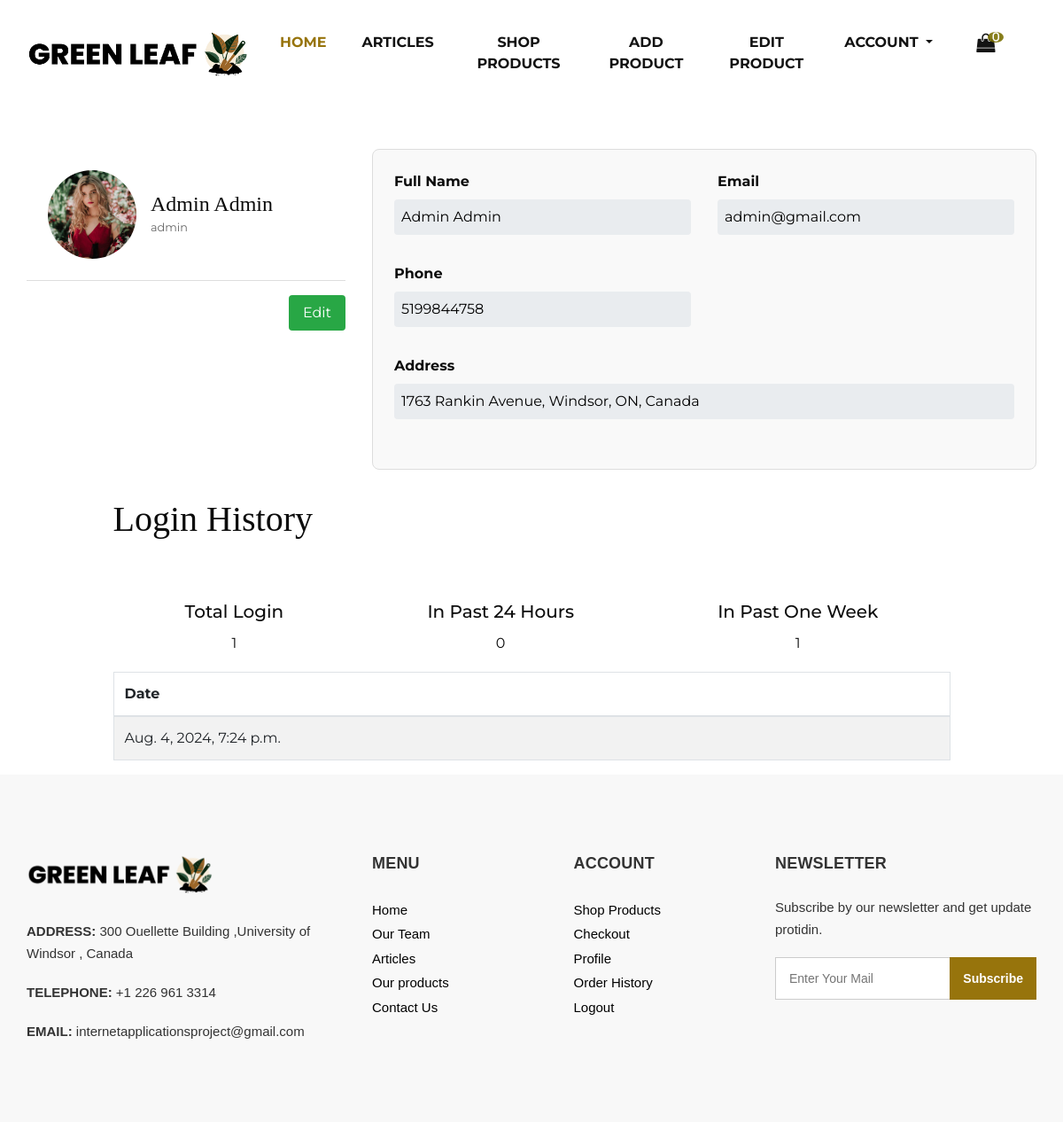
Screenshot of /profile/ (signed in) with the database file from the repository.
### GreenWebsite/models.py (models this page shows, shortened)
class UserProfile(models.Model):
    user = models.OneToOneField(User, related_name='userprofile', on_delete=models.CASCADE)
    image = models.ImageField(default='profile_img/default.png', blank=True, null=True, upload_to='profile_img/')
    address_line1 = models.CharField(max_length=100)
    address_line2 = models.CharField(max_length=100, blank=True, null=True)
    phone_number = models.CharField(max_length=10)
    city = models.CharField(max_length=20)
    province = models.CharField(max_length=20)
    country = models.CharField(max_length=15)
    zip_code = models.CharField(max_length=7)
    last_visit = models.DateTimeField(null=True, blank=True)
    def __str__(self):
        return self.user.username
    def get_cart_count(self):
        total_quantity = CartItem.objects.filter(
            cart__is_paid=False, cart__user=self.user
        ).aggregate(
            total_quantity=Sum('quantity')
        )['total_quantity'] or 0
        print("total_quantity", total_quantity)
        return total_quantity

class UserSession(models.Model):
    user = models.ForeignKey(User, on_delete=models.CASCADE)
    session_key = models.CharField(max_length=60)
    created_at = models.DateTimeField(auto_now_add=True)

### GreenWebsite/views.py (the view)
# urls.py: path('profile/',profile,name='profile'),
def profile(request):
    last_login_message=''
    try:
        profile = UserProfile.objects.get(user=request.user)
        print('profile  is - ',profile)
        if profile:
            last_login = request.session.get('last_login')
            if last_login:
                last_login_message = f"Your last login is on {last_login}"
        latest_login_session = UserSession.objects.filter(user=request.user).order_by('-created_at').first()
        if latest_login_session:
            latest_login = latest_login_session.created_at.strftime('%Y-%m-%d %H:%M:%S')
            last_login_message = f"Your last login was on {latest_login}"
        else:
            last_login_message = "No login history available."
    except UserProfile.DoesNotExist:
        print("user does not exist")
        return redirect(create_profile)
    all_history = UserSession.objects.filter(user=request.user).order_by('-created_at')
    one_day_ago = UserSession.objects.filter(user=request.user, created_at__gte=timezone.now() - timedelta(days=1))
    seven_day_ago = UserSession.objects.filter(user=request.user, created_at__gte=timezone.now() - timedelta(days=7))
    return render(request, 'profile.html', {'profile':profile, 'last_login_message':last_login_message,'all_history': all_history,'title': 'Login History', 'one_day_ago': one_day_ago,'seven_day_ago': seven_day_ago})

### templates/profile.html (shortened to what this page needs)
{% extends 'base.html' %}
{% block body %}
<div class="container mt-5">
    <div class="row justify-content-center">
        <div class="col-lg-4">
            <div class="profile-header">
                <img src="{{ profile.image.url }}" alt="{{ user.first_name }}'s profile picture">
                <div>
                    <h2>{{ user.first_name }} {{ user.last_name }}</h2>
                    <small>{{ user.username }}</small>
                </div>
            </div>
            <div class="profile-actions">
                <button class="btn btn-message"><a href="{% url 'edit_profile' %}" class="nostyle">Edit</a></button>
            </div>
        </div>
        <div class="col-lg-8">
            <div class="profile-details">
                <div class="row">
                    <div class="col-md-6 mb-3">
                        <label for="first_name">Full Name</label>
                        <input type="text" readonly id="first_name" value="{{ user.first_name }} {{ user.last_name }}">
                    </div>
                    <div class="col-md-6 mb-3">
                        <label for="email">Email</label>
                        <input type="text" readonly id="email" value="{{ user.email }}">
                    </div>
                    <div class="col-md-6 mb-3">
                        <label for="phone">Phone</label>
                        <input type="text" readonly id="phone" value="{{ profile.phone_number }}">
                    </div>
                    <div class="col-md-12 mb-3">
                        <label for="address">Address</label>
                        <input type="text" readonly id="address" value="{{ profile.address_line1 }}, {{ profile.city }}, {{ profile.province }}, {{ profile.country }}">
                    </div>
                </div>
            </div>
        </div>
        <div class="col-lg-10">
            <div class="header pt-3" style="font-family: 'Berlin Sans FB', sans-serif">
                <h1>Login History</h1>
            </div>
            <div class="mt-4">
                <div class="user-history d-flex flex-column-reverse gap-3">
                    <div class='login-details-container'>
                        <table class="aui-responsive-status-table table table-striped table-bordered">
                            <thead>
                                <tr>
                                    <th scope="col">
                                        <div class="aui-th">Date</div>
                                    </th>
                                </tr>
                            </thead>
                            <tbody>
                                {% for current_login in all_history %}
                                <tr class="aui-table-status-success">
                                    <td data-title="Date">
                                        <div class="aui-td">{{ current_login.created_at }}</div>
                                    </td>
                                </tr>
                                {% endfor %}
                            </tbody>
                        </table>
                    </div>
                    <div class="second">
                        <div class="login-extra-details d-flex flex-wrap justify-content-around align-items-center pt-4">
                            <div class="custom-card1 text-center">
                                <div class="card-body">
                                <h5 class="card-title">Total Login</h5>
                                    <p class="card-text">{{ all_history|length }}</p>
                            </div>
                            </div>
                            <div class="custom-card1 text-center">
                                <div class="card-body">
                                    <h5 class="card-title">In Past 24 Hours</h5>
                                    <p class="card-text">{{ one_day_ago|length }}</p>
                                </div>
                            </div>
                            <div class="custom-card1 text-center">
                                <div class="card-body">
                                    <h5 class="card-title">In Past One Week</h5>
                                    <p class="card-text">{{ seven_day_ago|length }}</p>
                                </div>
                            </div>
                        </div>
                    </div>
                </div>
            </div>
        </div>
    </div>
</div>
{% endblock %}

### static/dashboard.css (style rules this page uses)
body, html { margin: 0; padding: 0; font-family: 'Arial', sans-serif; }
.container { display: flex; }
.text-center { text-align: center; }
.mt-4 { margin-top: 1.5rem !important; }
.mt-5 { margin-top: 3rem !important; }

### static/css/style.css (style rules this page uses)
* { box-sizing: border-box; }
body { font-family: 'Montserrat', sans-serif; color: #0c0c0c; background-color: #ffffff; overflow-x: hidden; }
h1, h2 { font-family: 'Playfair Display', serif; }
a, a:hover, a:focus { text-decoration: none; }
.btn, .btn:focus { outline: none !important; -webkit-box-shadow: none; box-shadow: none; }

### static/css/responsive.css (style rules this page uses)
@media (min-width: 1200px) { .container { max-width: 1170px; } }

### templates/profile.html (style rules this page uses)
.profile-header { display: flex; align-items: center; padding: 1.5rem; border-bottom: 1px solid #ddd; margin-bottom: 1rem; }
.profile-header img { border-radius: 50%; width: 100px; height: 100px; margin-right: 1rem; }
.profile-header h2 { margin: 0; font-size: 1.5rem; }
.profile-header small { color: #666; }
.profile-actions { display: flex; justify-content: end; margin-top: 1rem; }
.profile-actions .btn { padding: 0.5rem 1rem; border: none; border-radius: 4px; cursor: pointer; }
.btn-message { background-color: #28a745; color: white; align-content: last; }
.profile-details { padding: 1.5rem; border: 1px solid #ddd; border-radius: 8px; background-color: #f9f9f9; margin-bottom: 1rem; }
.profile-details label { font-weight: bold; }
.profile-details input { border: none; background-color: #e9ecef; padding: 0.5rem; border-radius: 4px; width: 100%; margin-bottom: 1rem; }
a.nostyle:link { text-decoration: inherit; color: inherit; cursor: auto; }

### rows the page displays
UserProfile: image (picture), phone_number "5199844758", address_line1 "1763 Rankin Avenue, Windsor, ON, Canada"
UserSession: created_at "Aug. 4, 2024, 7:24 p.m."

### other values shown
{{ user.first_name }} "Admin"
{{ user.last_name }} "Admin"
{{ user.username }} "admin"
{{ all_history|length }} "1"
{{ one_day_ago|length }} "0"
{{ seven_day_ago|length }} "1"
